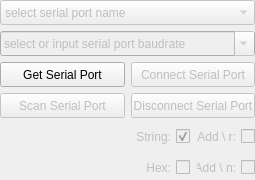
<?xml version="1.0" encoding="UTF-8"?>
<ui version="4.0">
 <class>SerialPortModuleA</class>
 <widget class="QFrame" name="SerialPortModuleA">
  <property name="geometry">
   <rect>
    <x>0</x>
    <y>0</y>
    <width>255</width>
    <height>180</height>
   </rect>
  </property>
  <property name="windowTitle">
   <string>Frame</string>
  </property>
  <layout class="QGridLayout" name="gridLayout" columnstretch="1,1,1,1">
   <property name="leftMargin">
    <number>0</number>
   </property>
   <property name="topMargin">
    <number>0</number>
   </property>
   <property name="rightMargin">
    <number>0</number>
   </property>
   <property name="bottomMargin">
    <number>0</number>
   </property>
   <item row="0" column="0" colspan="4">
    <widget class="QComboBox" name="comboBox_2">
     <property name="enabled">
      <bool>false</bool>
     </property>
     <property name="sizePolicy">
      <sizepolicy hsizetype="Minimum" vsizetype="Minimum">
       <horstretch>0</horstretch>
       <verstretch>0</verstretch>
      </sizepolicy>
     </property>
     <property name="minimumSize">
      <size>
       <width>100</width>
       <height>25</height>
      </size>
     </property>
     <property name="maximumSize">
      <size>
       <width>1080</width>
       <height>25</height>
      </size>
     </property>
     <item>
      <property name="text">
       <string>select serial port name</string>
      </property>
     </item>
    </widget>
   </item>
   <item row="1" column="0" colspan="4">
    <widget class="QComboBox" name="comboBox_3">
     <property name="enabled">
      <bool>false</bool>
     </property>
     <property name="sizePolicy">
      <sizepolicy hsizetype="Minimum" vsizetype="Minimum">
       <horstretch>0</horstretch>
       <verstretch>0</verstretch>
      </sizepolicy>
     </property>
     <property name="minimumSize">
      <size>
       <width>100</width>
       <height>25</height>
      </size>
     </property>
     <property name="maximumSize">
      <size>
       <width>1080</width>
       <height>25</height>
      </size>
     </property>
     <property name="editable">
      <bool>true</bool>
     </property>
     <item>
      <property name="text">
       <string>select or input serial port baudrate</string>
      </property>
     </item>
     <item>
      <property name="text">
       <string>9600</string>
      </property>
     </item>
     <item>
      <property name="text">
       <string>19200</string>
      </property>
     </item>
     <item>
      <property name="text">
       <string>38400</string>
      </property>
     </item>
     <item>
      <property name="text">
       <string>57600</string>
      </property>
     </item>
     <item>
      <property name="text">
       <string>115200</string>
      </property>
     </item>
     <item>
      <property name="text">
       <string>1000000</string>
      </property>
     </item>
    </widget>
   </item>
   <item row="2" column="0" colspan="2">
    <widget class="QPushButton" name="pushButton_36">
     <property name="sizePolicy">
      <sizepolicy hsizetype="Minimum" vsizetype="Minimum">
       <horstretch>0</horstretch>
       <verstretch>0</verstretch>
      </sizepolicy>
     </property>
     <property name="minimumSize">
      <size>
       <width>80</width>
       <height>25</height>
      </size>
     </property>
     <property name="maximumSize">
      <size>
       <width>500</width>
       <height>25</height>
      </size>
     </property>
     <property name="styleSheet">
      <string notr="true"/>
     </property>
     <property name="text">
      <string>Get Serial Port</string>
     </property>
    </widget>
   </item>
   <item row="2" column="2" colspan="2">
    <widget class="QPushButton" name="pushButton_37">
     <property name="enabled">
      <bool>false</bool>
     </property>
     <property name="sizePolicy">
      <sizepolicy hsizetype="Minimum" vsizetype="Minimum">
       <horstretch>0</horstretch>
       <verstretch>0</verstretch>
      </sizepolicy>
     </property>
     <property name="minimumSize">
      <size>
       <width>80</width>
       <height>25</height>
      </size>
     </property>
     <property name="maximumSize">
      <size>
       <width>500</width>
       <height>25</height>
      </size>
     </property>
     <property name="text">
      <string>Connect Serial Port</string>
     </property>
    </widget>
   </item>
   <item row="3" column="0" colspan="2">
    <widget class="QPushButton" name="pushButton">
     <property name="enabled">
      <bool>false</bool>
     </property>
     <property name="sizePolicy">
      <sizepolicy hsizetype="Minimum" vsizetype="Minimum">
       <horstretch>0</horstretch>
       <verstretch>0</verstretch>
      </sizepolicy>
     </property>
     <property name="minimumSize">
      <size>
       <width>80</width>
       <height>25</height>
      </size>
     </property>
     <property name="maximumSize">
      <size>
       <width>500</width>
       <height>25</height>
      </size>
     </property>
     <property name="text">
      <string>Scan Serial Port</string>
     </property>
    </widget>
   </item>
   <item row="3" column="2" colspan="2">
    <widget class="QPushButton" name="pushButton_38">
     <property name="enabled">
      <bool>false</bool>
     </property>
     <property name="sizePolicy">
      <sizepolicy hsizetype="Minimum" vsizetype="Minimum">
       <horstretch>0</horstretch>
       <verstretch>0</verstretch>
      </sizepolicy>
     </property>
     <property name="minimumSize">
      <size>
       <width>80</width>
       <height>25</height>
      </size>
     </property>
     <property name="maximumSize">
      <size>
       <width>500</width>
       <height>25</height>
      </size>
     </property>
     <property name="text">
      <string>Disconnect Serial Port</string>
     </property>
    </widget>
   </item>
   <item row="4" column="3">
    <widget class="QCheckBox" name="checkBox_1">
     <property name="enabled">
      <bool>false</bool>
     </property>
     <property name="sizePolicy">
      <sizepolicy hsizetype="Minimum" vsizetype="Minimum">
       <horstretch>0</horstretch>
       <verstretch>0</verstretch>
      </sizepolicy>
     </property>
     <property name="minimumSize">
      <size>
       <width>25</width>
       <height>25</height>
      </size>
     </property>
     <property name="maximumSize">
      <size>
       <width>16777215</width>
       <height>25</height>
      </size>
     </property>
     <property name="layoutDirection">
      <enum>Qt::RightToLeft</enum>
     </property>
     <property name="text">
      <string>Add \ r:</string>
     </property>
    </widget>
   </item>
   <item row="4" column="2">
    <widget class="QCheckBox" name="checkBox_3">
     <property name="enabled">
      <bool>false</bool>
     </property>
     <property name="sizePolicy">
      <sizepolicy hsizetype="Minimum" vsizetype="Minimum">
       <horstretch>0</horstretch>
       <verstretch>0</verstretch>
      </sizepolicy>
     </property>
     <property name="minimumSize">
      <size>
       <width>25</width>
       <height>25</height>
      </size>
     </property>
     <property name="maximumSize">
      <size>
       <width>16777215</width>
       <height>25</height>
      </size>
     </property>
     <property name="layoutDirection">
      <enum>Qt::RightToLeft</enum>
     </property>
     <property name="text">
      <string>String:</string>
     </property>
     <property name="checked">
      <bool>true</bool>
     </property>
    </widget>
   </item>
   <item row="5" column="3">
    <widget class="QCheckBox" name="checkBox_2">
     <property name="enabled">
      <bool>false</bool>
     </property>
     <property name="sizePolicy">
      <sizepolicy hsizetype="Minimum" vsizetype="Minimum">
       <horstretch>0</horstretch>
       <verstretch>0</verstretch>
      </sizepolicy>
     </property>
     <property name="minimumSize">
      <size>
       <width>25</width>
       <height>25</height>
      </size>
     </property>
     <property name="maximumSize">
      <size>
       <width>16777215</width>
       <height>25</height>
      </size>
     </property>
     <property name="layoutDirection">
      <enum>Qt::RightToLeft</enum>
     </property>
     <property name="text">
      <string>Add \ n:</string>
     </property>
    </widget>
   </item>
   <item row="5" column="2">
    <widget class="QCheckBox" name="checkBox_4">
     <property name="enabled">
      <bool>false</bool>
     </property>
     <property name="sizePolicy">
      <sizepolicy hsizetype="Minimum" vsizetype="Minimum">
       <horstretch>0</horstretch>
       <verstretch>0</verstretch>
      </sizepolicy>
     </property>
     <property name="minimumSize">
      <size>
       <width>25</width>
       <height>25</height>
      </size>
     </property>
     <property name="maximumSize">
      <size>
       <width>16777215</width>
       <height>25</height>
      </size>
     </property>
     <property name="layoutDirection">
      <enum>Qt::RightToLeft</enum>
     </property>
     <property name="text">
      <string>Hex:</string>
     </property>
    </widget>
   </item>
  </layout>
 </widget>
 <resources/>
 <connections/>
</ui>
